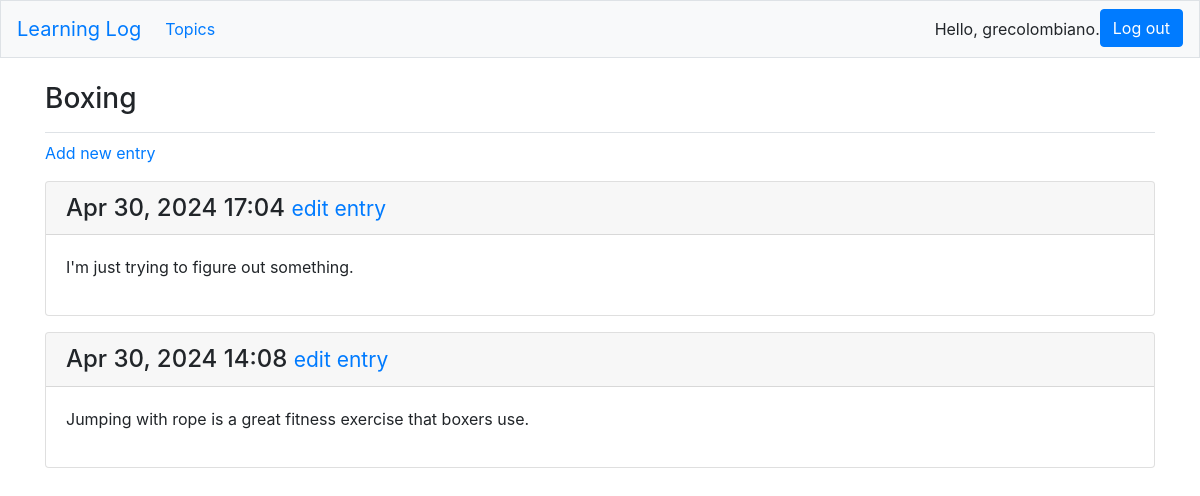
The page /topics/3/ (signed in) on the database as committed earlier.
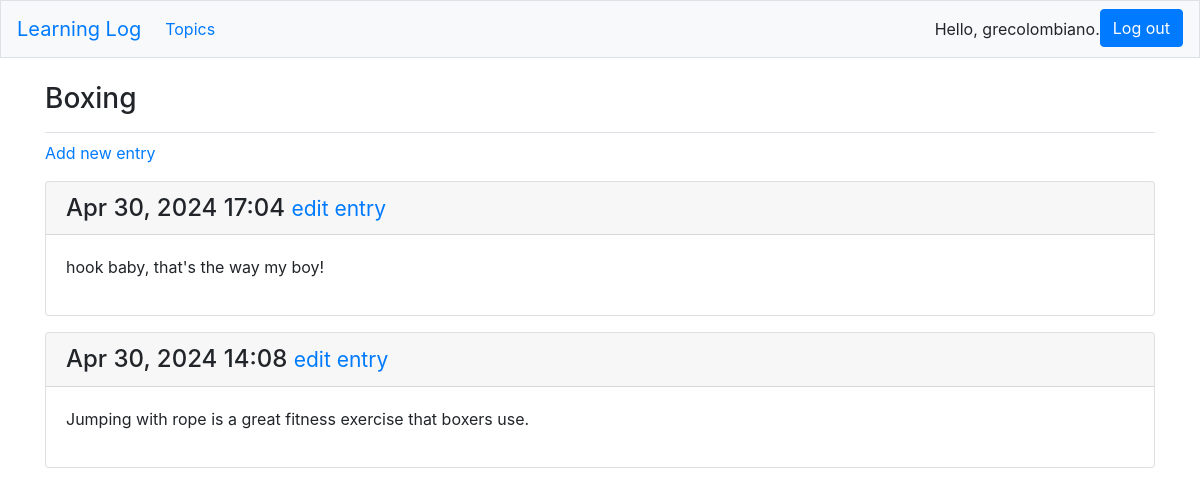
The same page on the database as committed later.
### learning_logs/models.py (models this page shows, shortened)
class Topic(models.Model):
    text = models.CharField(max_length=200)
    date_added = models.DateTimeField(auto_now_add=True)
    owner = models.ForeignKey(User, on_delete=models.CASCADE)
    def __str__(self):
        return self.text

class Entry(models.Model):
    topic = models.ForeignKey(Topic, on_delete=models.CASCADE)
    text = models.TextField()
    date_added = models.DateTimeField(auto_now_add=True)
    class Meta:
        verbose_name_plural = 'entries'

### learning_logs/views.py (the view)
# urls.py: path('topics/<int:topic_id>/', views.topic, name='topic'),
@login_required
def topic(request, topic_id):
    topic = Topic.objects.get(id=topic_id)
    if topic.owner != request.user:
        raise Http404
    entries = topic.entry_set.order_by('-date_added')
    context = {'topic': topic, 'entries': entries}
    return render(request, 'learning_logs/topic.html', context)

### learning_logs/templates/learning_logs/topic.html
{% extends 'learning_logs/base.html' %}
{% block page_header %}
    <h3>{{ topic }}</h3>
{% endblock page_header %}
{% block content %}
<p>
    <a href="{% url 'learning_logs:new_entry' topic.id %}">Add new entry</a>
</p>
{% for entry in entries %}
    <div class="card mb-3">
        <h4 class="card-header">
            {{ entry.date_added|date:'M d, Y H:i' }}
            <small><a href="{% url 'learning_logs:edit_entry' entry.id %}">
                edit entry</a></small>
        </h4>
        <div class="card-body">
            {{ entry.text|linebreaks }}
        </div>
    </div>
    {% empty %}
    <p>There are no entries for this topic yet.</p>
    {% endfor %}
{% endblock content %}

### learning_logs/templates/learning_logs/base.html (shortened to what this page needs)
{% load bootstrap4 %}
<!doctype html>
<html lang="en">
<head>
    {% bootstrap_css %}
</head>
<body>
    <nav class="navbar navbar-expand-md navabar-light bg-light mb-4 border">
        <a class="navbar-brand" href="{% url 'learning_logs:index'%}">
            Learning Log</a>
            <div class="collapse navbar-collapse" id="navbarCollapse">
                <ul class="navbar-nav mr-auto">
                    <li class="nav-item">
                        <a class="nav-link" href="{% url 'learning_logs:topics'%}">
                            Topics</a></li>
                </ul>
                <ul class="navbar-nav ml-auto">
                    {% if user.is_authenticated %}
                        <li class="nav-item">
                            <span class="navbar-text">Hello, {{ user.username }}.</span>
                        </li>
                        <li class="nav-item">
                            <form action="{% url 'users:logout' %}" method="post">
                                <button type="submit" class="btn btn-primary btn-rounded">Log out</button>
                            </form>
                        </li>
                    {% else %}
                        <li class="nav-item">
                            <a class="nav-link" href="{% url 'users:register' %}">Register</a>
                        </li>
                        <li class="nav-item">
                            <a class="nav-link" href="{% url 'users:login' %}">Log in</a></li>
                    {% endif %}
                </ul>
            </div>
    </nav>
    <main role="main" class="container">
        <div class="pb-2 mb-2 border-bottom">
            {% block page_header %}{% endblock page_header %}
        </div>
        <div>
            {% block content %}{% endblock content %}
        </div>
    </main>
</body>
</html>

Rows that differ between the two databases and show on the page:
changed Entry: text "I'm just trying to figure out something." → "hook baby, that's the way my boy!"
